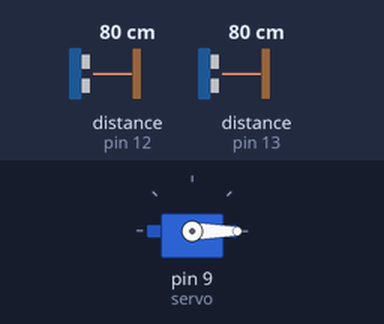
Bench run of a sketch on a simulated Arduino Uno, built with avr-gcc and run on an emulated ATmega328P. On the bench: servo. The test bench sets the inputs (shaded band); at power-on: distance to the obstacle (sensors on pin 12, pin 13) 80 cm. What the sketch prints to the serial monitor is not drawn.

Above: at 3.1 s.
At 8.5 s:
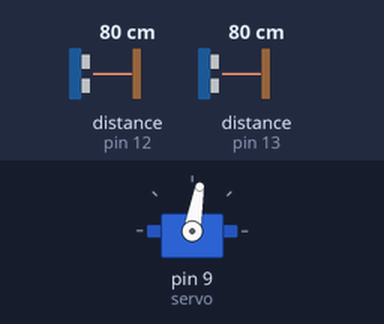
At 14.0 s:
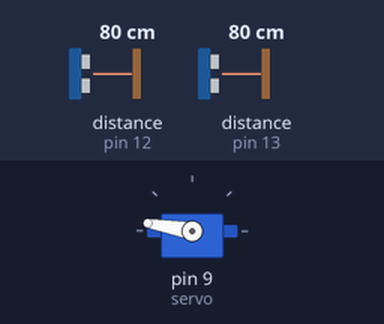
At 24.9 s:
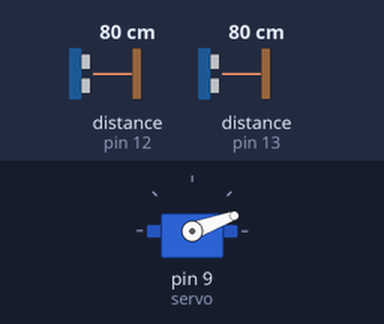
Timing chart, 0 to 33.1 s (numbered marks = the images above):
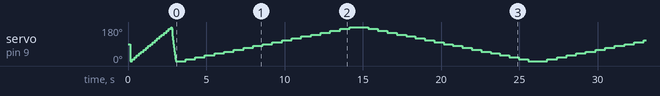

The sketch:

WALEE2.ino
```cpp
#include <HCSR04.h>
#include <Servo.h>

void mapping();
double readDist(UltraSonicDistanceSensor sensor);

double mapLeft[19];
double mapRight[19];
int pos = 0;

UltraSonicDistanceSensor leftSensor(10,12);
UltraSonicDistanceSensor rightSensor(11,13);

Servo servo;

void setup() {
  // put your setup code here, to run once:
  Serial.begin(9600);
  servo.attach(9);
  mapping();
}

void loop() {
  // put your main code here, to run repeatedly:
    for (pos = 0; pos <= 180; pos += 10) { // goes from 0 degrees to 180 degrees
    // in steps of 1 degree

    double reading = readDist(rightSensor);
    Serial.print(mapRight[pos]);
    Serial.print(" ");
    Serial.println(reading);

    servo.write(pos);
    delay(600);
  }

  for (pos = 180; pos >= 0; pos -= 10) { // goes from 180 degrees to 0 degrees
    servo.write(pos);              // tell servo to go to position in variable 'pos'
    delay(600);                       // waits 15ms for the servo to reach the position
  }

}

double readDist(UltraSonicDistanceSensor sensor) {
  double dist = sensor.measureDistanceCm();
  delay(10);
  if (dist < 0 || dist > 200)
    dist = 0;
  return dist;

}

void mapping() {
  for (pos = 0; pos <= 180; pos += 10) { // goes from 0 degrees to 180 degrees
    // in steps of 1 degree
mapLeft[pos] = readDist(leftSensor);

    delay(100);
    mapRight[pos] = readDist(rightSensor);


    servo.write(pos);              // tell servo to go to position in variable 'pos'
    delay(15);                       // waits 15ms for the servo to reach the position
  }
  for (pos = 180; pos >= 0; pos -= 10) { // goes from 180 degrees to 0 degrees
    servo.write(pos);              // tell servo to go to position in variable 'pos'
    delay(15);                       // waits 15ms for the servo to reach the position
  }
}
```

Measured:
- by itself, servo on pin 9 (servo): 90° → 0° at 0.13 s, → 10° 0.15 s later, → 20° 0.15 s later, → 30° 0.15 s later, … (87 changes in this stretch)
